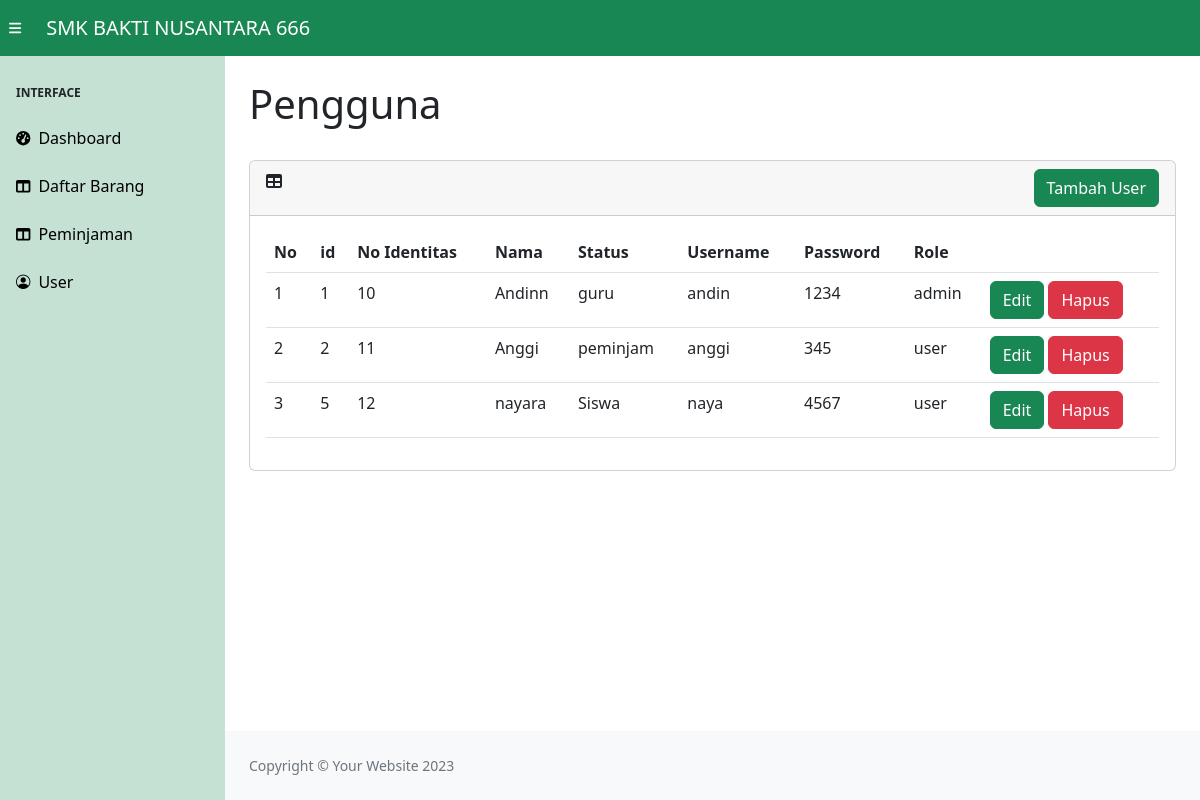
Page /sts_peminjaman/data_user.php on the committed database.
### tables this page shows
CREATE TABLE `user` (
  `id` int(11) NOT NULL,
  `no_identitas` varchar(255) DEFAULT NULL,
  `nama` varchar(255) DEFAULT NULL,
  `status` varchar(255) DEFAULT NULL,
  `username` varchar(255) DEFAULT NULL,
  `password` varchar(255) DEFAULT NULL,
  `role` varchar(255) DEFAULT NULL
);

### sts_peminjaman/database.php (called while the page is built, shortened)
<?php
$connect=mysqli_connect("localhost", "root", "", "projek_peminjaman") or die("Failed to connect to MYSQL: " . mysqli_error($connect));
function query($kueri)
{
    global $connect;
    $result=mysqli_query($connect, $kueri);
    $rows=[];
    while($row = mysqli_fetch_assoc($result))
    {
        $rows[] = $row;
    }
    return $rows;
}
?>

### sts_peminjaman/data_user.php (the view, shortened to what this page needs)
<?php
require_once("database.php");
$tampil = query("select * from user");
?>
<!DOCTYPE html>
<html lang="en">
    <head>
        <link rel="stylesheet" href="https://cdn.jsdelivr.net/npm/bootstrap-icons@1.11.3/font/bootstrap-icons.min.css">
        <link href="https://cdn.jsdelivr.net/npm/simple-datatables@7.1.2/dist/style.min.css" rel="stylesheet" />
        <link href="css/styles.css" rel="stylesheet" />
    </head>
    <body class="sb-nav-fixed">
        <nav class="sb-topnav navbar navbar-expand bg-success">
            <button class="btn btn-link btn-sm order-1 order-lg-0 me-4 me-lg-0" id="sidebarToggle" href="#!" style="color: white"><i class="fas fa-bars"></i></button>
            <a class="navbar-brand ps-3" href="#" style="color:white">SMK BAKTI NUSANTARA 666</a>
            <ul class="navbar-nav ms-auto ms-md-0 me-3 me-lg-4" style="padding-left: 1200px;">
            </ul>
        </nav>
        <div id="layoutSidenav">
            <div id="layoutSidenav_nav">
                <nav class="sb-sidenav accordion bg-success bg-opacity-25" id="sidenavAccordion">
                    <div class="sb-sidenav-menu">
                        <div class="nav">
                            <div class="sb-sidenav-menu-heading">Interface</div>
                            <a class="nav-link text-decoration-none" href="home.php" style="color: black;">
                                <div class="sb-nav-link-icon"><i class="fas fa-tachometer-alt"></i></div>
                                Dashboard
                            </a>
                            <a class="nav-link" href="data_barang.php" style="color: black;">
                                <div class="sb-nav-link-icon"><i class="fas fa-columns"></i></div>
                                Daftar Barang
                            </a>
                            <a class="nav-link" href="data_peminjaman.php" style="color: black;">
                                <div class="sb-nav-link-icon"><i class="fas fa-columns"></i></div>
                                Peminjaman
                            </a>
                            <a class="nav-link" href="data_user.php" style="color: black;">
                                <div class="sb-nav-link-icon"><i class="bi bi-person-circle"></i></div>
                                User
                            </a>
                        </div>
                    </div>
                </nav>
            </div>
            <div id="layoutSidenav_content">
                <main>
                    <div class="container-fluid px-4">
                        <h1 class="mt-4">Pengguna</h1>
                        <br>
                        <div class="card mb-4">
                            <div class="card-header">
                                <i class="fas fa-table me-1"></i>
                                <a href="form_user.php" class="btn btn-success" style="float: right;">Tambah User</a>
                            </div>
                            <div class="card-body">
                                 <div class="datatable-wrapper datatable-loading no-footer sortable searchable fixed-columns">
                                    <table id="datatablesSimple" class="table">
                                        <thead>
                                            <tr>
                                                <th>No</th>
                                                <th>id</th>
                                                <th>No Identitas</th>
                                                <th>Nama</th>
                                                <th>Status</th>
                                                <th>Username</th>
                                                <th>Password</th>
                                                <th>Role</th>
                                                <th></th>
                                            </tr>
                                        </thead>
                                        <tbody>
                                            <?php
                                            $no =1;
                                            foreach($tampil as $data): ?>
                                            <tr>
                                                <td><?php echo $no; ?></td>
                                                <td><?php echo"$data[id]";?></td>
                                                <td><?php echo"$data[no_identitas]";?></td>
                                                <td><?php echo"$data[nama]";?></td>
                                                <td><?php echo"$data[status]";?></td>
                                                <td><?php echo"$data[username]";?></td>
                                                <td><?php echo"$data[password]";?></td>
                                                <td><?php echo"$data[role]";?></td>
                                                <td>
                                                    <a href='edit_user.php?id=<?= $data['id'] ?>' class="btn btn-success btn-small">Edit</a>
                                                    <?php echo "<a href='javascript:hapusData(".$data['id'].")'' class='btn btn-danger btn-small'>Hapus</a>"; ?>
                                                </td>
                                            </tr>
                                            <?php
                                            $no++;
                                            endforeach; ?>
                                        </tbody>
                                    </table>
                                </div>
                            </div>
                        </div>
                    </div>
                </main>
                <footer class="py-4 mt-auto bg-light">
                    <div class="container-fluid px-4">
                        <div class="d-flex align-items-center justify-content-between small">
                            <div class="text-muted">Copyright &copy; Your Website 2023</div>
                        </div>
                    </div>
                </footer>
            </div>
        </div>
    </body>
</html>

### rows in the picture
user: id "1", no_identitas "10", nama "Andinn", status "guru", username "andin", password "1234", role "admin"
user: id "2", no_identitas "11", nama "Anggi", status "peminjam", username "anggi", password "345", role "user"
user: id "5", no_identitas "12", nama "nayara", status "Siswa", username "naya", password "4567", role "user"
